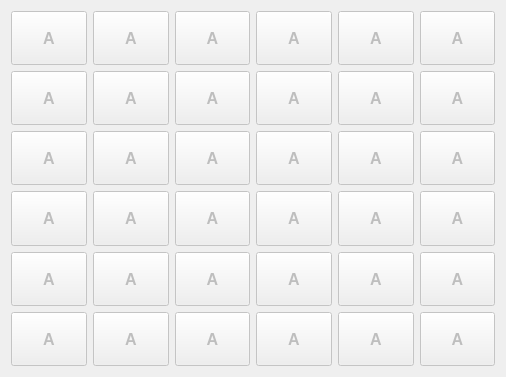
<?xml version="1.0" encoding="UTF-8"?>
<ui version="4.0">
 <class>MagicTable</class>
 <widget class="QDialog" name="MagicTable">
  <property name="geometry">
   <rect>
    <x>0</x>
    <y>0</y>
    <width>506</width>
    <height>377</height>
   </rect>
  </property>
  <property name="minimumSize">
   <size>
    <width>200</width>
    <height>200</height>
   </size>
  </property>
  <property name="windowTitle">
   <string>Dialog</string>
  </property>
  <layout class="QHBoxLayout" name="horizontalLayout">
   <item>
    <layout class="QVBoxLayout" name="vertLayout01">
     <property name="margin">
      <number>0</number>
     </property>
     <item>
      <widget class="QPushButton" name="field01">
       <property name="enabled">
        <bool>false</bool>
       </property>
       <property name="sizePolicy">
        <sizepolicy hsizetype="Minimum" vsizetype="Preferred">
         <horstretch>0</horstretch>
         <verstretch>0</verstretch>
        </sizepolicy>
       </property>
       <property name="font">
        <font>
         <pointsize>12</pointsize>
         <weight>75</weight>
         <bold>true</bold>
        </font>
       </property>
       <property name="text">
        <string>A</string>
       </property>
       <property name="flat">
        <bool>false</bool>
       </property>
      </widget>
     </item>
     <item>
      <widget class="QPushButton" name="field02">
       <property name="enabled">
        <bool>false</bool>
       </property>
       <property name="sizePolicy">
        <sizepolicy hsizetype="Minimum" vsizetype="Preferred">
         <horstretch>0</horstretch>
         <verstretch>0</verstretch>
        </sizepolicy>
       </property>
       <property name="font">
        <font>
         <pointsize>12</pointsize>
         <weight>75</weight>
         <bold>true</bold>
        </font>
       </property>
       <property name="text">
        <string>A</string>
       </property>
       <property name="flat">
        <bool>false</bool>
       </property>
      </widget>
     </item>
     <item>
      <widget class="QPushButton" name="field03">
       <property name="enabled">
        <bool>false</bool>
       </property>
       <property name="sizePolicy">
        <sizepolicy hsizetype="Minimum" vsizetype="Preferred">
         <horstretch>0</horstretch>
         <verstretch>0</verstretch>
        </sizepolicy>
       </property>
       <property name="font">
        <font>
         <pointsize>12</pointsize>
         <weight>75</weight>
         <bold>true</bold>
        </font>
       </property>
       <property name="text">
        <string>A</string>
       </property>
       <property name="flat">
        <bool>false</bool>
       </property>
      </widget>
     </item>
     <item>
      <widget class="QPushButton" name="field04">
       <property name="enabled">
        <bool>false</bool>
       </property>
       <property name="sizePolicy">
        <sizepolicy hsizetype="Minimum" vsizetype="Preferred">
         <horstretch>0</horstretch>
         <verstretch>0</verstretch>
        </sizepolicy>
       </property>
       <property name="font">
        <font>
         <pointsize>12</pointsize>
         <weight>75</weight>
         <bold>true</bold>
        </font>
       </property>
       <property name="text">
        <string>A</string>
       </property>
       <property name="flat">
        <bool>false</bool>
       </property>
      </widget>
     </item>
     <item>
      <widget class="QPushButton" name="field05">
       <property name="enabled">
        <bool>false</bool>
       </property>
       <property name="sizePolicy">
        <sizepolicy hsizetype="Minimum" vsizetype="Preferred">
         <horstretch>0</horstretch>
         <verstretch>0</verstretch>
        </sizepolicy>
       </property>
       <property name="font">
        <font>
         <pointsize>12</pointsize>
         <weight>75</weight>
         <bold>true</bold>
        </font>
       </property>
       <property name="text">
        <string>A</string>
       </property>
       <property name="flat">
        <bool>false</bool>
       </property>
      </widget>
     </item>
     <item>
      <widget class="QPushButton" name="field06">
       <property name="enabled">
        <bool>false</bool>
       </property>
       <property name="sizePolicy">
        <sizepolicy hsizetype="Minimum" vsizetype="Preferred">
         <horstretch>0</horstretch>
         <verstretch>0</verstretch>
        </sizepolicy>
       </property>
       <property name="font">
        <font>
         <pointsize>12</pointsize>
         <weight>75</weight>
         <bold>true</bold>
        </font>
       </property>
       <property name="text">
        <string>A</string>
       </property>
       <property name="flat">
        <bool>false</bool>
       </property>
      </widget>
     </item>
    </layout>
   </item>
   <item>
    <layout class="QVBoxLayout" name="vertLayout02">
     <item>
      <widget class="QPushButton" name="field07">
       <property name="enabled">
        <bool>false</bool>
       </property>
       <property name="sizePolicy">
        <sizepolicy hsizetype="Minimum" vsizetype="Preferred">
         <horstretch>0</horstretch>
         <verstretch>0</verstretch>
        </sizepolicy>
       </property>
       <property name="font">
        <font>
         <pointsize>12</pointsize>
         <weight>75</weight>
         <bold>true</bold>
        </font>
       </property>
       <property name="text">
        <string>A</string>
       </property>
       <property name="flat">
        <bool>false</bool>
       </property>
      </widget>
     </item>
     <item>
      <widget class="QPushButton" name="field08">
       <property name="enabled">
        <bool>false</bool>
       </property>
       <property name="sizePolicy">
        <sizepolicy hsizetype="Minimum" vsizetype="Preferred">
         <horstretch>0</horstretch>
         <verstretch>0</verstretch>
        </sizepolicy>
       </property>
       <property name="font">
        <font>
         <pointsize>12</pointsize>
         <weight>75</weight>
         <bold>true</bold>
        </font>
       </property>
       <property name="text">
        <string>A</string>
       </property>
       <property name="flat">
        <bool>false</bool>
       </property>
      </widget>
     </item>
     <item>
      <widget class="QPushButton" name="field09">
       <property name="enabled">
        <bool>false</bool>
       </property>
       <property name="sizePolicy">
        <sizepolicy hsizetype="Minimum" vsizetype="Preferred">
         <horstretch>0</horstretch>
         <verstretch>0</verstretch>
        </sizepolicy>
       </property>
       <property name="font">
        <font>
         <pointsize>12</pointsize>
         <weight>75</weight>
         <bold>true</bold>
        </font>
       </property>
       <property name="text">
        <string>A</string>
       </property>
       <property name="flat">
        <bool>false</bool>
       </property>
      </widget>
     </item>
     <item>
      <widget class="QPushButton" name="field10">
       <property name="enabled">
        <bool>false</bool>
       </property>
       <property name="sizePolicy">
        <sizepolicy hsizetype="Minimum" vsizetype="Preferred">
         <horstretch>0</horstretch>
         <verstretch>0</verstretch>
        </sizepolicy>
       </property>
       <property name="font">
        <font>
         <pointsize>12</pointsize>
         <weight>75</weight>
         <bold>true</bold>
        </font>
       </property>
       <property name="text">
        <string>A</string>
       </property>
       <property name="flat">
        <bool>false</bool>
       </property>
      </widget>
     </item>
     <item>
      <widget class="QPushButton" name="field11">
       <property name="enabled">
        <bool>false</bool>
       </property>
       <property name="sizePolicy">
        <sizepolicy hsizetype="Minimum" vsizetype="Preferred">
         <horstretch>0</horstretch>
         <verstretch>0</verstretch>
        </sizepolicy>
       </property>
       <property name="font">
        <font>
         <pointsize>12</pointsize>
         <weight>75</weight>
         <bold>true</bold>
        </font>
       </property>
       <property name="text">
        <string>A</string>
       </property>
       <property name="flat">
        <bool>false</bool>
       </property>
      </widget>
     </item>
     <item>
      <widget class="QPushButton" name="field12">
       <property name="enabled">
        <bool>false</bool>
       </property>
       <property name="sizePolicy">
        <sizepolicy hsizetype="Minimum" vsizetype="Preferred">
         <horstretch>0</horstretch>
         <verstretch>0</verstretch>
        </sizepolicy>
       </property>
       <property name="font">
        <font>
         <pointsize>12</pointsize>
         <weight>75</weight>
         <bold>true</bold>
        </font>
       </property>
       <property name="text">
        <string>A</string>
       </property>
       <property name="flat">
        <bool>false</bool>
       </property>
      </widget>
     </item>
    </layout>
   </item>
   <item>
    <layout class="QVBoxLayout" name="vertLayout03">
     <item>
      <widget class="QPushButton" name="field13">
       <property name="enabled">
        <bool>false</bool>
       </property>
       <property name="sizePolicy">
        <sizepolicy hsizetype="Minimum" vsizetype="Preferred">
         <horstretch>0</horstretch>
         <verstretch>0</verstretch>
        </sizepolicy>
       </property>
       <property name="font">
        <font>
         <pointsize>12</pointsize>
         <weight>75</weight>
         <bold>true</bold>
        </font>
       </property>
       <property name="text">
        <string>A</string>
       </property>
       <property name="flat">
        <bool>false</bool>
       </property>
      </widget>
     </item>
     <item>
      <widget class="QPushButton" name="field14">
       <property name="enabled">
        <bool>false</bool>
       </property>
       <property name="sizePolicy">
        <sizepolicy hsizetype="Minimum" vsizetype="Preferred">
         <horstretch>0</horstretch>
         <verstretch>0</verstretch>
        </sizepolicy>
       </property>
       <property name="font">
        <font>
         <pointsize>12</pointsize>
         <weight>75</weight>
         <bold>true</bold>
        </font>
       </property>
       <property name="text">
        <string>A</string>
       </property>
       <property name="flat">
        <bool>false</bool>
       </property>
      </widget>
     </item>
     <item>
      <widget class="QPushButton" name="field15">
       <property name="enabled">
        <bool>false</bool>
       </property>
       <property name="sizePolicy">
        <sizepolicy hsizetype="Minimum" vsizetype="Preferred">
         <horstretch>0</horstretch>
         <verstretch>0</verstretch>
        </sizepolicy>
       </property>
       <property name="font">
        <font>
         <pointsize>12</pointsize>
         <weight>75</weight>
         <bold>true</bold>
        </font>
       </property>
       <property name="text">
        <string>A</string>
       </property>
       <property name="flat">
        <bool>false</bool>
       </property>
      </widget>
     </item>
     <item>
      <widget class="QPushButton" name="field16">
       <property name="enabled">
        <bool>false</bool>
       </property>
       <property name="sizePolicy">
        <sizepolicy hsizetype="Minimum" vsizetype="Preferred">
         <horstretch>0</horstretch>
         <verstretch>0</verstretch>
        </sizepolicy>
       </property>
       <property name="font">
        <font>
         <pointsize>12</pointsize>
         <weight>75</weight>
         <bold>true</bold>
        </font>
       </property>
       <property name="text">
        <string>A</string>
       </property>
       <property name="flat">
        <bool>false</bool>
       </property>
      </widget>
     </item>
     <item>
      <widget class="QPushButton" name="field17">
       <property name="enabled">
        <bool>false</bool>
       </property>
       <property name="sizePolicy">
        <sizepolicy hsizetype="Minimum" vsizetype="Preferred">
         <horstretch>0</horstretch>
         <verstretch>0</verstretch>
        </sizepolicy>
       </property>
       <property name="font">
        <font>
         <pointsize>12</pointsize>
         <weight>75</weight>
         <bold>true</bold>
        </font>
       </property>
       <property name="text">
        <string>A</string>
       </property>
       <property name="flat">
        <bool>false</bool>
       </property>
      </widget>
     </item>
     <item>
      <widget class="QPushButton" name="field18">
       <property name="enabled">
        <bool>false</bool>
       </property>
       <property name="sizePolicy">
        <sizepolicy hsizetype="Minimum" vsizetype="Preferred">
         <horstretch>0</horstretch>
         <verstretch>0</verstretch>
        </sizepolicy>
       </property>
       <property name="font">
        <font>
         <pointsize>12</pointsize>
         <weight>75</weight>
         <bold>true</bold>
        </font>
       </property>
       <property name="text">
        <string>A</string>
       </property>
       <property name="flat">
        <bool>false</bool>
       </property>
      </widget>
     </item>
    </layout>
   </item>
   <item>
    <layout class="QVBoxLayout" name="vertLayout04">
     <item>
      <widget class="QPushButton" name="field19">
       <property name="enabled">
        <bool>false</bool>
       </property>
       <property name="sizePolicy">
        <sizepolicy hsizetype="Minimum" vsizetype="Preferred">
         <horstretch>0</horstretch>
         <verstretch>0</verstretch>
        </sizepolicy>
       </property>
       <property name="font">
        <font>
         <pointsize>12</pointsize>
         <weight>75</weight>
         <bold>true</bold>
        </font>
       </property>
       <property name="text">
        <string>A</string>
       </property>
       <property name="flat">
        <bool>false</bool>
       </property>
      </widget>
     </item>
     <item>
      <widget class="QPushButton" name="field20">
       <property name="enabled">
        <bool>false</bool>
       </property>
       <property name="sizePolicy">
        <sizepolicy hsizetype="Minimum" vsizetype="Preferred">
         <horstretch>0</horstretch>
         <verstretch>0</verstretch>
        </sizepolicy>
       </property>
       <property name="font">
        <font>
         <pointsize>12</pointsize>
         <weight>75</weight>
         <bold>true</bold>
        </font>
       </property>
       <property name="text">
        <string>A</string>
       </property>
       <property name="flat">
        <bool>false</bool>
       </property>
      </widget>
     </item>
     <item>
      <widget class="QPushButton" name="field21">
       <property name="enabled">
        <bool>false</bool>
       </property>
       <property name="sizePolicy">
        <sizepolicy hsizetype="Minimum" vsizetype="Preferred">
         <horstretch>0</horstretch>
         <verstretch>0</verstretch>
        </sizepolicy>
       </property>
       <property name="font">
        <font>
         <pointsize>12</pointsize>
         <weight>75</weight>
         <bold>true</bold>
        </font>
       </property>
       <property name="text">
        <string>A</string>
       </property>
       <property name="flat">
        <bool>false</bool>
       </property>
      </widget>
     </item>
     <item>
      <widget class="QPushButton" name="field22">
       <property name="enabled">
        <bool>false</bool>
       </property>
       <property name="sizePolicy">
        <sizepolicy hsizetype="Minimum" vsizetype="Preferred">
         <horstretch>0</horstretch>
         <verstretch>0</verstretch>
        </sizepolicy>
       </property>
       <property name="font">
        <font>
         <pointsize>12</pointsize>
         <weight>75</weight>
         <bold>true</bold>
        </font>
       </property>
       <property name="text">
        <string>A</string>
       </property>
       <property name="flat">
        <bool>false</bool>
       </property>
      </widget>
     </item>
     <item>
      <widget class="QPushButton" name="field23">
       <property name="enabled">
        <bool>false</bool>
       </property>
       <property name="sizePolicy">
        <sizepolicy hsizetype="Minimum" vsizetype="Preferred">
         <horstretch>0</horstretch>
         <verstretch>0</verstretch>
        </sizepolicy>
       </property>
       <property name="font">
        <font>
         <pointsize>12</pointsize>
         <weight>75</weight>
         <bold>true</bold>
        </font>
       </property>
       <property name="text">
        <string>A</string>
       </property>
       <property name="flat">
        <bool>false</bool>
       </property>
      </widget>
     </item>
     <item>
      <widget class="QPushButton" name="field24">
       <property name="enabled">
        <bool>false</bool>
       </property>
       <property name="sizePolicy">
        <sizepolicy hsizetype="Minimum" vsizetype="Preferred">
         <horstretch>0</horstretch>
         <verstretch>0</verstretch>
        </sizepolicy>
       </property>
       <property name="font">
        <font>
         <pointsize>12</pointsize>
         <weight>75</weight>
         <bold>true</bold>
        </font>
       </property>
       <property name="text">
        <string>A</string>
       </property>
       <property name="flat">
        <bool>false</bool>
       </property>
      </widget>
     </item>
    </layout>
   </item>
   <item>
    <layout class="QVBoxLayout" name="vertLayout05">
     <item>
      <widget class="QPushButton" name="field25">
       <property name="enabled">
        <bool>false</bool>
       </property>
       <property name="sizePolicy">
        <sizepolicy hsizetype="Minimum" vsizetype="Preferred">
         <horstretch>10</horstretch>
         <verstretch>0</verstretch>
        </sizepolicy>
       </property>
       <property name="minimumSize">
        <size>
         <width>20</width>
         <height>20</height>
        </size>
       </property>
       <property name="font">
        <font>
         <pointsize>12</pointsize>
         <weight>75</weight>
         <bold>true</bold>
        </font>
       </property>
       <property name="cursor">
        <cursorShape>ArrowCursor</cursorShape>
       </property>
       <property name="text">
        <string>A</string>
       </property>
       <property name="flat">
        <bool>false</bool>
       </property>
      </widget>
     </item>
     <item>
      <widget class="QPushButton" name="field26">
       <property name="enabled">
        <bool>false</bool>
       </property>
       <property name="sizePolicy">
        <sizepolicy hsizetype="Minimum" vsizetype="Preferred">
         <horstretch>0</horstretch>
         <verstretch>0</verstretch>
        </sizepolicy>
       </property>
       <property name="font">
        <font>
         <pointsize>12</pointsize>
         <weight>75</weight>
         <bold>true</bold>
        </font>
       </property>
       <property name="text">
        <string>A</string>
       </property>
       <property name="flat">
        <bool>false</bool>
       </property>
      </widget>
     </item>
     <item>
      <widget class="QPushButton" name="field27">
       <property name="enabled">
        <bool>false</bool>
       </property>
       <property name="sizePolicy">
        <sizepolicy hsizetype="Minimum" vsizetype="Preferred">
         <horstretch>0</horstretch>
         <verstretch>0</verstretch>
        </sizepolicy>
       </property>
       <property name="font">
        <font>
         <pointsize>12</pointsize>
         <weight>75</weight>
         <bold>true</bold>
        </font>
       </property>
       <property name="text">
        <string>A</string>
       </property>
       <property name="autoDefault">
        <bool>false</bool>
       </property>
       <property name="flat">
        <bool>false</bool>
       </property>
      </widget>
     </item>
     <item>
      <widget class="QPushButton" name="field28">
       <property name="enabled">
        <bool>false</bool>
       </property>
       <property name="sizePolicy">
        <sizepolicy hsizetype="Minimum" vsizetype="Preferred">
         <horstretch>0</horstretch>
         <verstretch>0</verstretch>
        </sizepolicy>
       </property>
       <property name="font">
        <font>
         <pointsize>12</pointsize>
         <weight>75</weight>
         <bold>true</bold>
        </font>
       </property>
       <property name="text">
        <string>A</string>
       </property>
       <property name="flat">
        <bool>false</bool>
       </property>
      </widget>
     </item>
     <item>
      <widget class="QPushButton" name="field29">
       <property name="enabled">
        <bool>false</bool>
       </property>
       <property name="sizePolicy">
        <sizepolicy hsizetype="Minimum" vsizetype="Preferred">
         <horstretch>0</horstretch>
         <verstretch>0</verstretch>
        </sizepolicy>
       </property>
       <property name="font">
        <font>
         <pointsize>12</pointsize>
         <weight>75</weight>
         <bold>true</bold>
        </font>
       </property>
       <property name="text">
        <string>A</string>
       </property>
       <property name="flat">
        <bool>false</bool>
       </property>
      </widget>
     </item>
     <item>
      <widget class="QPushButton" name="field30">
       <property name="enabled">
        <bool>false</bool>
       </property>
       <property name="sizePolicy">
        <sizepolicy hsizetype="Minimum" vsizetype="Preferred">
         <horstretch>0</horstretch>
         <verstretch>0</verstretch>
        </sizepolicy>
       </property>
       <property name="font">
        <font>
         <pointsize>12</pointsize>
         <weight>75</weight>
         <bold>true</bold>
        </font>
       </property>
       <property name="text">
        <string>A</string>
       </property>
       <property name="flat">
        <bool>false</bool>
       </property>
      </widget>
     </item>
    </layout>
   </item>
   <item>
    <layout class="QVBoxLayout" name="vertLayout06">
     <item>
      <widget class="QPushButton" name="field31">
       <property name="enabled">
        <bool>false</bool>
       </property>
       <property name="sizePolicy">
        <sizepolicy hsizetype="Minimum" vsizetype="Preferred">
         <horstretch>0</horstretch>
         <verstretch>0</verstretch>
        </sizepolicy>
       </property>
       <property name="font">
        <font>
         <pointsize>12</pointsize>
         <weight>75</weight>
         <bold>true</bold>
        </font>
       </property>
       <property name="text">
        <string>A</string>
       </property>
       <property name="flat">
        <bool>false</bool>
       </property>
      </widget>
     </item>
     <item>
      <widget class="QPushButton" name="field32">
       <property name="enabled">
        <bool>false</bool>
       </property>
       <property name="sizePolicy">
        <sizepolicy hsizetype="Minimum" vsizetype="Preferred">
         <horstretch>0</horstretch>
         <verstretch>0</verstretch>
        </sizepolicy>
       </property>
       <property name="font">
        <font>
         <pointsize>12</pointsize>
         <weight>75</weight>
         <bold>true</bold>
        </font>
       </property>
       <property name="text">
        <string>A</string>
       </property>
       <property name="flat">
        <bool>false</bool>
       </property>
      </widget>
     </item>
     <item>
      <widget class="QPushButton" name="field33">
       <property name="enabled">
        <bool>false</bool>
       </property>
       <property name="sizePolicy">
        <sizepolicy hsizetype="Minimum" vsizetype="Preferred">
         <horstretch>0</horstretch>
         <verstretch>0</verstretch>
        </sizepolicy>
       </property>
       <property name="font">
        <font>
         <pointsize>12</pointsize>
         <weight>75</weight>
         <bold>true</bold>
        </font>
       </property>
       <property name="autoFillBackground">
        <bool>false</bool>
       </property>
       <property name="text">
        <string>A</string>
       </property>
       <property name="flat">
        <bool>false</bool>
       </property>
      </widget>
     </item>
     <item>
      <widget class="QPushButton" name="field34">
       <property name="enabled">
        <bool>false</bool>
       </property>
       <property name="sizePolicy">
        <sizepolicy hsizetype="Minimum" vsizetype="Preferred">
         <horstretch>0</horstretch>
         <verstretch>0</verstretch>
        </sizepolicy>
       </property>
       <property name="font">
        <font>
         <pointsize>12</pointsize>
         <weight>75</weight>
         <bold>true</bold>
        </font>
       </property>
       <property name="text">
        <string>A</string>
       </property>
       <property name="flat">
        <bool>false</bool>
       </property>
      </widget>
     </item>
     <item>
      <widget class="QPushButton" name="field35">
       <property name="enabled">
        <bool>false</bool>
       </property>
       <property name="sizePolicy">
        <sizepolicy hsizetype="Minimum" vsizetype="Preferred">
         <horstretch>0</horstretch>
         <verstretch>0</verstretch>
        </sizepolicy>
       </property>
       <property name="font">
        <font>
         <pointsize>12</pointsize>
         <weight>75</weight>
         <bold>true</bold>
        </font>
       </property>
       <property name="text">
        <string>A</string>
       </property>
       <property name="flat">
        <bool>false</bool>
       </property>
      </widget>
     </item>
     <item>
      <widget class="QPushButton" name="field36">
       <property name="enabled">
        <bool>false</bool>
       </property>
       <property name="sizePolicy">
        <sizepolicy hsizetype="Minimum" vsizetype="Preferred">
         <horstretch>0</horstretch>
         <verstretch>0</verstretch>
        </sizepolicy>
       </property>
       <property name="font">
        <font>
         <pointsize>12</pointsize>
         <weight>75</weight>
         <bold>true</bold>
        </font>
       </property>
       <property name="text">
        <string>A</string>
       </property>
       <property name="flat">
        <bool>false</bool>
       </property>
      </widget>
     </item>
    </layout>
   </item>
  </layout>
 </widget>
 <resources/>
 <connections/>
 <slots>
  <slot>fieldClicked()</slot>
 </slots>
</ui>
